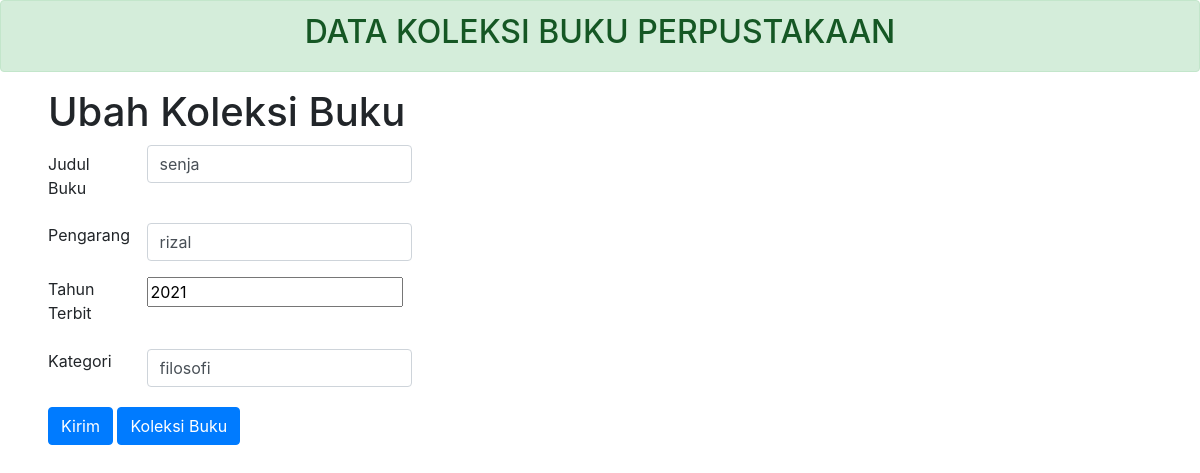
Before: /ubahbuku.php?id=1 with the older database file.
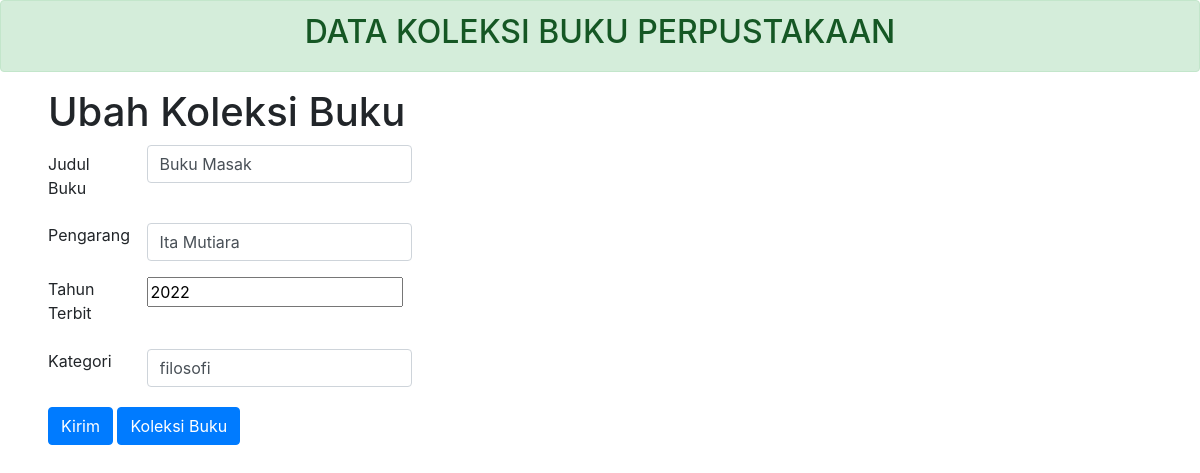
After: the same page with the newer database file.
### tables this page shows
CREATE TABLE `db_koleksibuku` (
  `id_buku` int(11) NOT NULL,
  `judul_buku` text DEFAULT NULL,
  `pengarang` text DEFAULT NULL,
  `tahun_terbit` int(11) DEFAULT NULL,
  `kategory` text DEFAULT NULL
);

### ubahbuku.php (the view, shortened to what this page needs)
<?php
include_once("koneksi.php");
$id=$_GET['id'];
$query = "SELECT * FROM db_koleksibuku WHERE id_buku=". $id;
$hasil = mysqli_query($conn,$query);
?>
<!DOCTYPE html>
 <html>
 <head>
 <link rel="stylesheet" href="https://maxcdn.bootstrapcdn.com/bootstrap/4.0.0/css/bootstrap.min.css">
 </head>
 <body>
 <div class="alert alert-success text-center" role="alert" >
<h2>DATA KOLEKSI BUKU PERPUSTAKAAN</h2>
 </div>
 <h1 class="ml-5">Ubah Koleksi Buku</h1>
 <form method="post" action="prosesubahbuku.php" class="ml-5">
 <?php while ($data=mysqli_fetch_array($hasil)) { ?>
   <div class="col-sm-3">
   </div>
 <div class="form-group row">
 <label for="judul" class="col-sm-1 col-form-label">Judul Buku</label>
 <div class="col-sm-3">
 <input type="text" name="judul" class="form-control" value="<?php echo $data['judul_buku'] ?>" >
</div>
 </div>
 <div class="form-group row">
 <label for="pengarang" class="col-sm-1 col-formlabel">Pengarang</label>
 <div class="col-sm-3">
 <input type="text" name="pengarang" class="form-control" value="<?php echo $data['pengarang'] ?>" >
 </div>
 </div>
 <div class="form-group row">
 <label for="tahun_terbit" class="col-sm-1 col-formlabel">Tahun Terbit</label>
 <div class="col-sm-3">
 <input type="number" name="tahun_terbit" class="formcontrol" value="<?php echo $data['tahun_terbit'] ?>" >
 </div>
 </div>
 <div class="form-group row">
 <label for="kategori" class="col-sm-1 col-formlabel">Kategori</label>
 <div class="col-sm-3">
 <input type="text" name="kategori" class="form-control" value="<?php echo $data['kategory'] ?>">
 </div>
 </div>
<button type="submit" class="btn btn-primary mb-1 mt-1 ml-0 mr-0" >Kirim</button>
<a href="index.php" class="btn btn-primary mb-1 mt-1 ml0"><i class="fas fa-user-plus mr-0"></i>Koleksi Buku</a>
</form>
<?php } ?>
 </body>
 </html>

Changed rows visible on the page:
changed db_koleksibuku "filosofi": judul "senja" → "Buku Masak"; pengarang "rizal" → "Ita Mutiara"; tahun_terbit "2021" → "2022"
